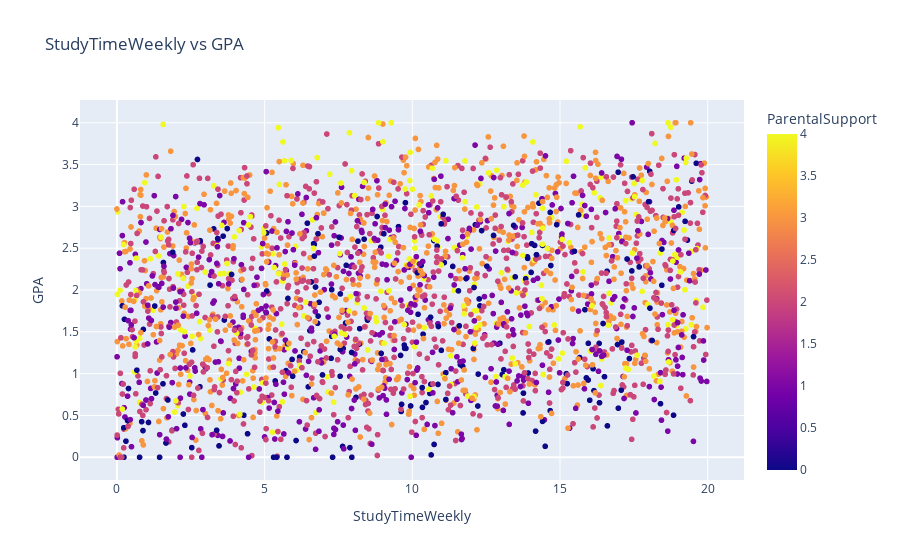

Source (notebook cell):
### Markdown cell above
No parece haber una relación clara entre estas dos variables.

Ya que no encontramos mayor relación en 2/3 de las gráficas mostradas en base a la matriz de correlación en el Análisis Exploratorio de Datos, probaremos con más variables.

### Code cell
# Crearemos un scatterplot para ver la reclación entre las variables StudyTimeWeekly y GPA
fig = px.scatter(df, x='StudyTimeWeekly', y='GPA', 
                 title='StudyTimeWeekly vs GPA', 
                 labels={'StudyTimeWeekly': 'StudyTimeWeekly', 'GPA': 'GPA'},
                 color='ParentalSupport',
                 color_discrete_sequence='palette')
fig.show()

### Figure 1 — Plotly figure (JSON) as saved in the notebook; plotly's stock layout.template omitted (floating-point values rounded to 4 significant figures; data arrays with more than 128 entries replaced by an {"elided": "..."} marker saying what was removed)
{"data": [{"hovertemplate": "StudyTimeWeekly=%{x}<br>GPA=%{y}<br>ParentalSupport=%{marker.color}<extra></extra>", "legendgroup": "", "marker": {"color": {"elided": "2392 int values"}, "coloraxis": "coloraxis", "symbol": "circle"}, "mode": "markers", "name": "", "showlegend": false, "type": "scattergl", "x": {"elided": "2392 float values"}, "xaxis": "x", "y": {"elided": "2392 float values"}, "yaxis": "y"}], "layout": {"coloraxis": {"colorbar": {"title": {"text": "ParentalSupport"}}, "colorscale": [[0, "#0d0887"], [0.1111, "#46039f"], [0.2222, "#7201a8"], [0.3333, "#9c179e"], [0.4444, "#bd3786"], [0.5556, "#d8576b"], [0.6667, "#ed7953"], [0.7778, "#fb9f3a"], [0.8889, "#fdca26"], [1, "#f0f921"]]}, "legend": {"tracegroupgap": 0}, "title": {"text": "StudyTimeWeekly vs GPA"}, "xaxis": {"anchor": "y", "domain": [0, 1], "title": {"text": "StudyTimeWeekly"}}, "yaxis": {"anchor": "x", "domain": [0, 1], "title": {"text": "GPA"}}}}
